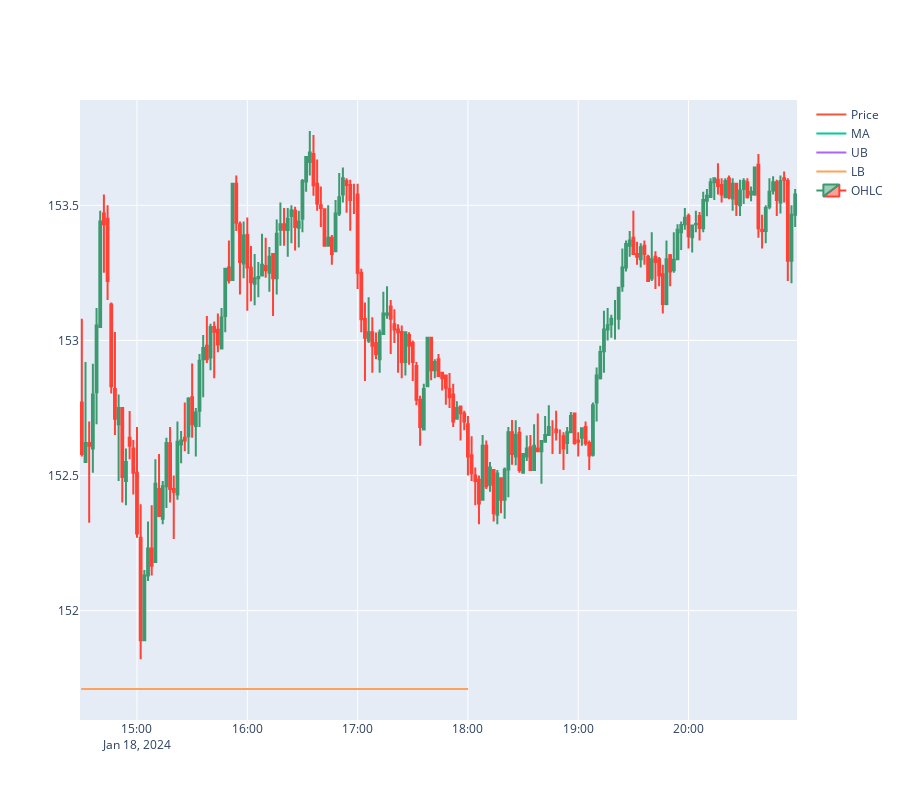

Write notebook code for a chart like this one.
### Code cell
AMZN_Bot.Plotting("2m")

### Figure 1 — Plotly figure (JSON) as saved in the notebook; plotly's stock layout.template omitted (floating-point values rounded to 4 significant figures; data arrays with more than 128 entries replaced by an {"elided": "..."} marker saying what was removed)
{"data": [{"marker": {"color": [], "size": 15, "symbol": []}, "mode": "markers", "name": "Buys + Sells", "type": "scatter", "x": [], "y": []}, {"mode": "lines", "name": "Price", "type": "scatter", "x": {"elided": "211 str values"}, "y": {"elided": "211 float values"}}, {"mode": "lines", "name": "MA", "type": "scatter", "x": {"elided": "211 str values"}, "y": {"elided": "211 float values"}}, {"mode": "lines", "name": "UB", "type": "scatter", "x": {"elided": "211 str values"}, "y": {"elided": "211 float values"}}, {"mode": "lines", "name": "LB", "type": "scatter", "x": {"elided": "211 str values"}, "y": {"elided": "211 float values"}}, {"close": {"elided": "195 float values"}, "high": {"elided": "195 float values"}, "low": {"elided": "195 float values"}, "name": "OHLC", "open": {"elided": "195 float values"}, "type": "candlestick", "x": {"elided": "195 str values"}}], "layout": {"height": 800, "xaxis": {"rangeslider": {"visible": false}}}}
